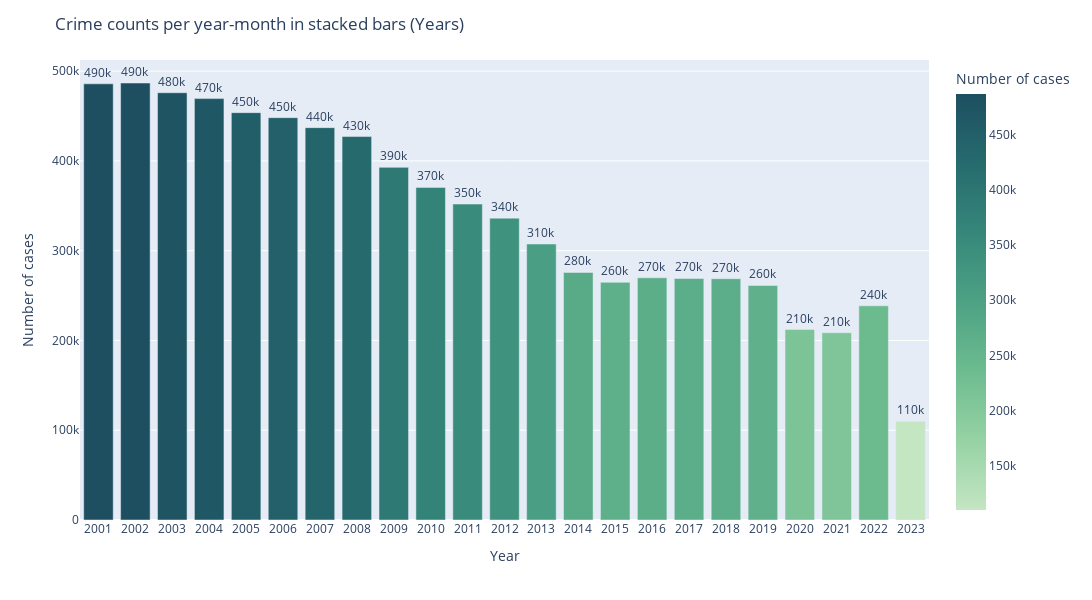

Notebook code for this chart:
### Markdown cell above
- Jul and Aug: about 700K
- Feb: 550K

### Code cell
#aggregate by year
fig = px.bar(
    aux.groupby(['Year'])['Number of cases'].sum().reset_index(),
    x="Year",
    y="Number of cases",
    color="Number of cases",
    text="Number of cases",
    height=600,
    width=1400,
        color_continuous_scale=px.colors.sequential.Blugrn

)
fig.update_traces(texttemplate="%{text:.2s}", textposition="outside")
fig.update_layout(title_text="Crime counts per year-month in stacked bars (Years)")

fig.show()

### Figure 1 — Plotly figure (JSON) as saved in the notebook; plotly's stock layout.template omitted (floating-point values rounded to 4 significant figures)
{"data": [{"alignmentgroup": "True", "hovertemplate": "Year=%{x}<br>Number of cases=%{marker.color}<extra></extra>", "legendgroup": "", "marker": {"color": [485886, 486804, 475981, 469421, 453771, 448176, 437085, 427166, 392823, 370501, 351967, 336271, 307471, 275740, 264769, 269804, 269085, 268794, 261275, 212144, 208658, 238587, 109887], "coloraxis": "coloraxis"}, "name": "", "offsetgroup": "", "orientation": "v", "showlegend": false, "text": [485886, 486804, 475981, 469421, 453771, 448176, 437085, 427166, 392823, 370501, 351967, 336271, 307471, 275740, 264769, 269804, 269085, 268794, 261275, 212144, 208658, 238587, 109887], "textposition": "outside", "texttemplate": "%{text:.2s}", "type": "bar", "x": ["2001", "2002", "2003", "2004", "2005", "2006", "2007", "2008", "2009", "2010", "2011", "2012", "2013", "2014", "2015", "2016", "2017", "2018", "2019", "2020", "2021", "2022", "2023"], "xaxis": "x", "y": [485886, 486804, 475981, 469421, 453771, 448176, 437085, 427166, 392823, 370501, 351967, 336271, 307471, 275740, 264769, 269804, 269085, 268794, 261275, 212144, 208658, 238587, 109887], "yaxis": "y"}], "layout": {"barmode": "relative", "coloraxis": {"colorbar": {"title": {"text": "Number of cases"}}, "colorscale": [[0, "rgb(196, 230, 195)"], [0.1667, "rgb(150, 210, 164)"], [0.3333, "rgb(109, 188, 144)"], [0.5, "rgb(77, 162, 132)"], [0.6667, "rgb(54, 135, 122)"], [0.8333, "rgb(38, 107, 110)"], [1, "rgb(29, 79, 96)"]]}, "height": 600, "legend": {"tracegroupgap": 0}, "margin": {"t": 60}, "title": {"text": "Crime counts per year-month in stacked bars (Years)"}, "width": 1400, "xaxis": {"anchor": "y", "domain": [0, 1], "title": {"text": "Year"}}, "yaxis": {"anchor": "x", "domain": [0, 1], "title": {"text": "Number of cases"}}}}
